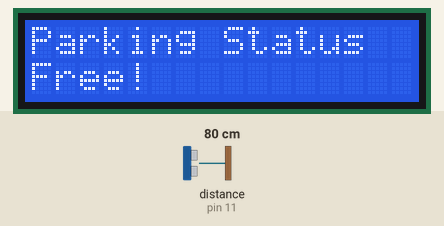
A sketch run on a simulated Arduino Uno, built with avr-gcc and run on an emulated ATmega328P. On the bench: 16×2 character LCD. Wiring (inferred from the names in the program): ultrasonic range finder: trigger pin 13; echo pin 11. The inputs (shaded band) are chosen by the test bench; at power-on: distance to the obstacle (sensor on pin 11) 80 cm. The echo pulse lasts 58.3 µs per cm.

Above: at 1.2 s.
1.3 s: distance to the obstacle (sensor on pin 11) set to 2 cm
At 2.6 s:
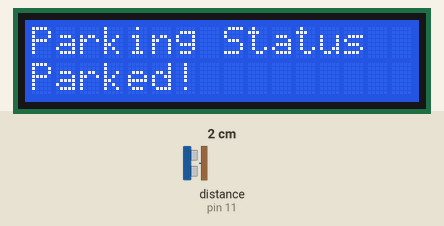
3.1 s: distance to the obstacle (sensor on pin 11) set to 9 cm
At 4.3 s:
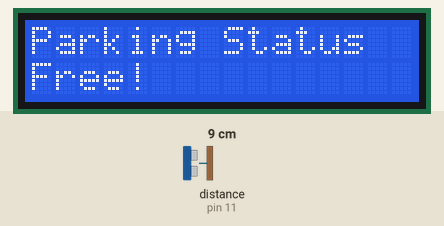
4.6 s: distance to the obstacle (sensor on pin 11) set to 4 cm
At 5.0 s:
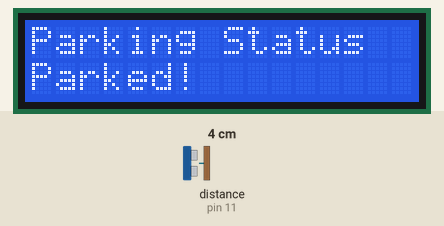
Timing chart, 0 to 7.6 s (numbered marks = the images above; inputs shaded):
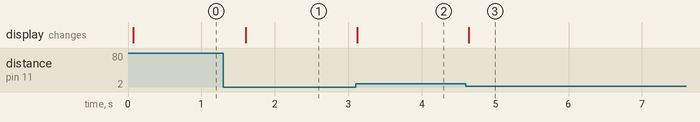

The sketch:

Led.ino
```cpp
#include <LiquidCrystal.h> //Load Liquid Crystal Library
LiquidCrystal LCD(10, 9, 5, 4, 3, 2);  //Create Liquid Crystal Object called LCD

int trigPin=13; //Sensor Trip pin connected to Arduino pin 13
int echoPin=11;  //Sensor Echo pin connected to Arduino pin 11
int myCounter=0;  //declare your variable myCounter and set to 0
int servoControlPin=6; //Servo control line is connected to pin 6
float pingTime;  //time for ping to travel from sensor to target and return
float targetDistance; //Distance to Target in inches
float speedOfSound=776.5; //Speed of sound in miles per hour when temp is 77 degrees.

void setup() {

Serial.begin(9600);
pinMode(trigPin, OUTPUT);
pinMode(echoPin, INPUT);

LCD.begin(16,2); //Tell Arduino to start your 16 column 2 row LCD
LCD.setCursor(0,0);  //Set LCD cursor to upper left corner, column 0, row 0
LCD.print("Parking Status");  //Print Message on First Row
}

void loop() {

  digitalWrite(trigPin, LOW); //Set trigger pin low
  delayMicroseconds(2000); //Let signal settle
  digitalWrite(trigPin, HIGH); //Set trigPin high
  delayMicroseconds(15); //Delay in high state
  digitalWrite(trigPin, LOW); //ping has now been sent
  delayMicroseconds(10); //Delay in high state

  pingTime = pulseIn(echoPin, HIGH);  //pingTime is presented in microceconds
  pingTime=pingTime/1000000; //convert pingTime to seconds by dividing by 1000000 (microseconds in a second)
  pingTime=pingTime/3600; //convert pingtime to hourse by dividing by 3600 (seconds in an hour)
  targetDistance= speedOfSound * pingTime;  //This will be in miles, since speed of sound was miles per hour
  targetDistance=targetDistance/2; //Remember ping travels to target and back from target, so you must divide by 2 for actual target distance.
  targetDistance= targetDistance*63360;    //Convert miles to inches by multipling by 63360 (inches per mile)

  LCD.setCursor(0,1);  //Set cursor to first column of second row
  LCD.print("                "); //Print blanks to clear the row
  LCD.setCursor(0,1);   //Set Cursor again to first column of second row
  if(targetDistance<=3)
  {
 // LCD.print(targetDistance); //Print measured distance
 // LCD.print(" inches");  //Print your units.
 LCD.print("Parked!");
  delay(500); //pause to let things settle
  }
  else
  {
    LCD.print("Free!");
    delay(500);

    }

  }
```

Measured:
- after the input at 1.3 s, the display: changes after 0.30 s (image 1)
- after the input at 3.1 s, the display: changes at once (image 2)
- after the input at 4.6 s, the display: changes at once (image 3)
